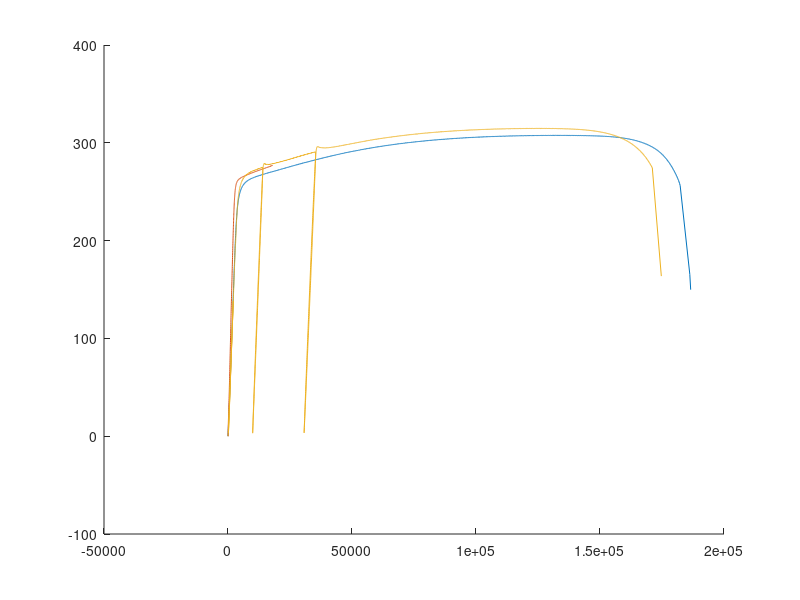

Recreate this plot in MATLAB.
clc;clear;fclose('all');close all

data1 = dlmread('Figure 1 - engineering stress and extensometer microstrain.csv',',',1,0);
data2 = dlmread('Figure 1 - engineering stress and strain gauge micro strain.csv',',',1,0);
data3 = dlmread('Figure 2 - engineering stress and extensometer strain microstrain.csv',',',1,0);
data3 = data3(:,[2 1]);

hold on
plot(data1(:,2),data1(:,1));
plot(data2(:,2),data2(:,1));
plot(data3(:,2),data3(:,1));

% let's pick a linear region. 

numPts1 = 100;
numPts2 = 100;
numPts3 = 155;

data1(numPts1,:)
data2(numPts2,:)
data3(numPts3,:)

coeff1 = polyfit(data1(1:numPts1,2),data1(1:numPts1,1),1);
coeff2 = polyfit(data2(1:numPts2,2),data2(1:numPts2,1),1);
coeff3 = polyfit(data3(1:numPts3,2),data3(1:numPts3,1),1);
yongsModulus1 = coeff1(1)*1e6
yongsModulus2 = coeff2(1)*1e6
yongsModulus3 = coeff3(1)*1e6

% youngsModulus1 = zeros(1,353);
% youngsModulus2 = zeros(1,353);
% 
% for i = 2:353
%   sample1 = data1(1:i,:);
%   sample2 = data2(1:i,:);
%   coeff1 = polyfit(sample1(:,2),sample1(:,1),1);
%   coeff2 = polyfit(sample2(:,2),sample2(:,1),1);
%   yongsModulus1(i) = coeff1(1);
%   yongsModulus2(i) = coeff2(1);
% end
% 
% yongsModulus1(1) = [];
% yongsModulus2(1) = [];
% 
% figure(2)
% hold on
% plot(yongsModulus1,'r')
% plot(yongsModulus2,'b')




















